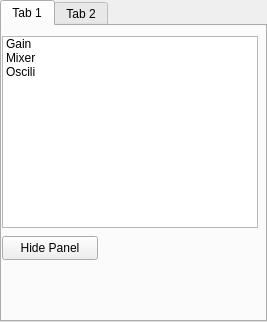
<?xml version="1.0" encoding="UTF-8"?>
<ui version="4.0">
 <class>TabWidget</class>
 <widget class="QTabWidget" name="TabWidget">
  <property name="geometry">
   <rect>
    <x>0</x>
    <y>0</y>
    <width>267</width>
    <height>322</height>
   </rect>
  </property>
  <property name="windowTitle">
   <string>TabWidget</string>
  </property>
  <property name="currentIndex">
   <number>0</number>
  </property>
  <widget class="QWidget" name="tab">
   <attribute name="title">
    <string>Tab 1</string>
   </attribute>
   <widget class="QListWidget" name="listWidget">
    <property name="geometry">
     <rect>
      <x>0</x>
      <y>10</y>
      <width>256</width>
      <height>192</height>
     </rect>
    </property>
    <item>
     <property name="text">
      <string>Gain</string>
     </property>
    </item>
    <item>
     <property name="text">
      <string>Mixer</string>
     </property>
    </item>
    <item>
     <property name="text">
      <string>Oscili</string>
     </property>
    </item>
   </widget>
   <widget class="QPushButton" name="pushButton">
    <property name="geometry">
     <rect>
      <x>0</x>
      <y>210</y>
      <width>96</width>
      <height>24</height>
     </rect>
    </property>
    <property name="text">
     <string>Hide Panel</string>
    </property>
   </widget>
  </widget>
  <widget class="QWidget" name="tab">
   <attribute name="title">
    <string>Tab 2</string>
   </attribute>
  </widget>
 </widget>
 <resources/>
 <connections>
  <connection>
   <sender>pushButton</sender>
   <signal>clicked()</signal>
   <receiver>TabWidget</receiver>
   <slot>hide()</slot>
   <hints>
    <hint type="sourcelabel">
     <x>151</x>
     <y>256</y>
    </hint>
    <hint type="destinationlabel">
     <x>181</x>
     <y>-11</y>
    </hint>
   </hints>
  </connection>
 </connections>
</ui>
